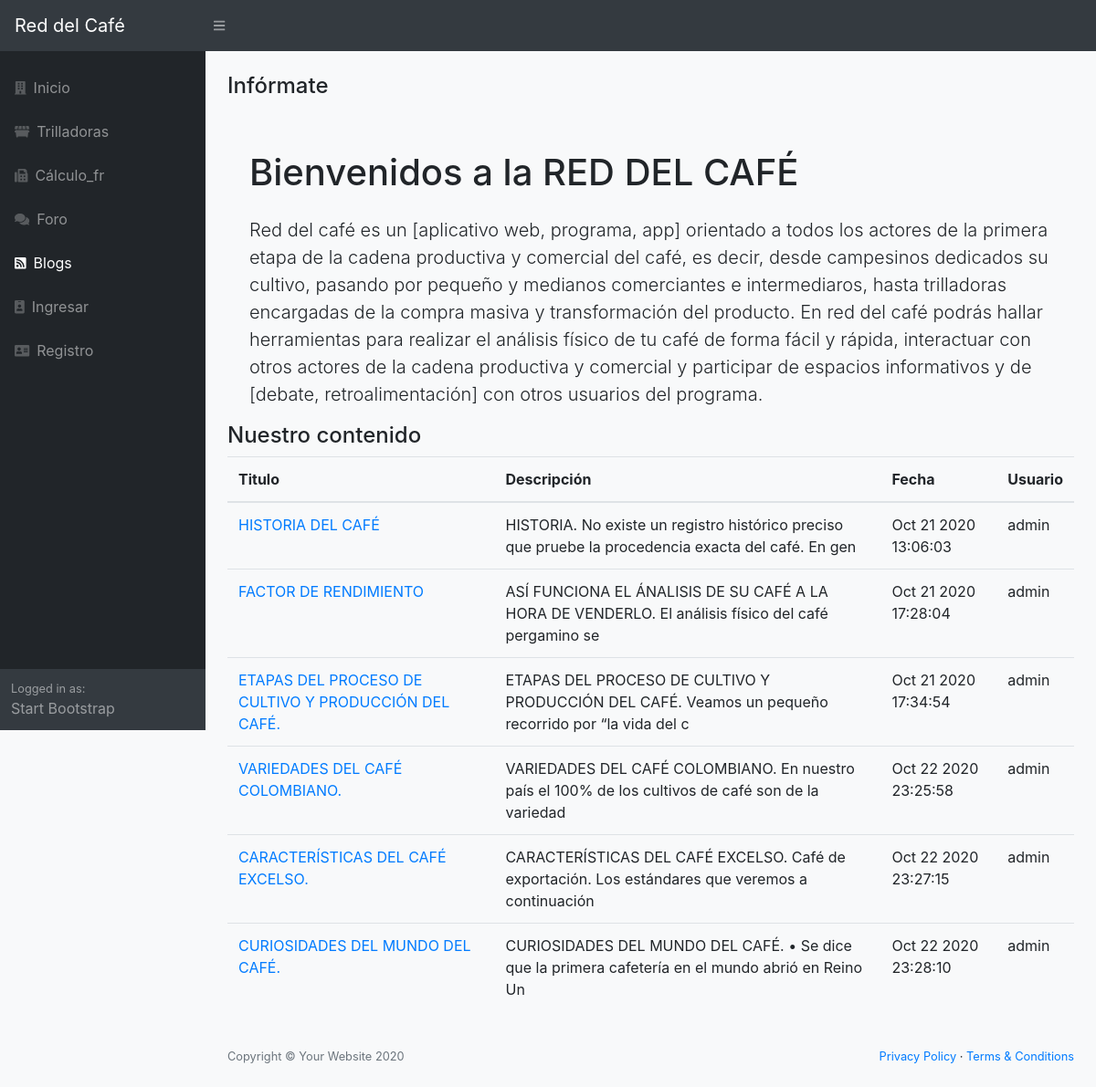
Screenshot of /blogs with the database file from the repository.
### red/models.py (models this page shows, shortened)
class Blogs(db.Model):
    __tablename__ = 'blogs'
    id = Column(Integer, primary_key=True)
    titulo = Column(String(100))
    descripcion = Column(String(255))
    created_at = db.Column(db.DateTime)
    UsuarioId = Column(Integer, ForeignKey('usuarios.id'), nullable=False)
    usuario = relationship("Usuarios", backref="blogs")
    def __repr__(self):
        return (u'<{self.__class__.__name__}: {self.id}>'.format(self=self))

class Usuarios(db.Model):
    __tablename__ = 'usuarios'
    id = Column(Integer, primary_key=True)
    username = Column(String(100), nullable=False)
    password_hash = Column(String(128), nullable=False)
    nombre = Column(String(200), nullable=False)
    email = Column(String(200), nullable=False)
    admin = Column(Boolean, default=False)
    @property
    def password(self):
        raise AttributeError('password is not a readable attribute')

### red/app.py (the view)
@app.route("/blogs")
def blogs():
    from red.models import Blogs, Usuarios
    blogs = Blogs.query.all()
    print(blogs)
    return render_template("blogs.html", blogs=blogs)

### red/templates/blogs.html (shortened to what this page needs)
{% extends "base.html" %} {% block title %}Todo del Café{% endblock %} {% block body %}
<div class="container">
    <div class="row">
        <div class="col-md-12">
            <h4>Infórmate</h4>
             <br/>
             <div class="container-fluid">
             <h1 class="mt-4 mb-4" >Bienvenidos a la RED DEL CAFÉ</h1>
             <p class="lead">Red del café es un [aplicativo web, programa, app] orientado a todos los actores de la primera etapa de la cadena productiva y comercial del café, es decir, desde campesinos dedicados su cultivo, pasando por pequeño y medianos comerciantes e intermediaros, hasta trilladoras encargadas de la compra masiva y transformación del producto.
            En red del café podrás hallar herramientas para realizar el análisis físico de tu café de forma fácil y rápida, interactuar con otros actores de la cadena productiva y comercial y participar de espacios informativos y de [debate, retroalimentación] con otros usuarios del programa.</p>
            </div>
            <h4>Nuestro contenido</h4>
            <div class="panel panel-default">
                <table class="table">
                    <thead>
                        <th>Titulo</th>
                        <th>Descripción</th>
                        <th>Fecha</th>
                        <th>Usuario</th>
                    </thead>
                    <tbody>
                        {% for frs in blogs %}
                        <tr>
                            <td><a href="{{url_for('blogs_view',id=frs.id)}}">{{frs.titulo}}</a></td>
                            <td>{{frs.descripcion[0:100]}}</td>
                            <td>{{frs.created_at.strftime("%b %d %Y %H:%M:%S")}}</td>
                            <td>{{frs.usuario.username}}</td>
                        </tr>
                        {% endfor %}
                    </tbody>
                </table>
            </div>
        </div>
    </div>
    {% endblock %}

### rows the page displays
Blogs: titulo "HISTORIA DEL CAFÉ", descripcion "HISTORIA. No existe un registro histórico preciso que pruebe la procedencia exacta del café. En gen", created_at "Oct 21 2020 13:06:03", usuario.username "admin"
Blogs: titulo "FACTOR DE RENDIMIENTO", descripcion "ASÍ FUNCIONA EL ÁNALISIS DE SU CAFÉ A LA HORA DE VENDERLO. El análisis físico del café pergamino se", created_at "Oct 21 2020 17:28:04", usuario.username "admin"
Blogs: titulo "ETAPAS DEL PROCESO DE CULTIVO Y PRODUCCIÓN DEL CAFÉ.", descripcion "ETAPAS DEL PROCESO DE CULTIVO Y PRODUCCIÓN DEL CAFÉ. Veamos un pequeño recorrido por “la vida del c", created_at "Oct 21 2020 17:34:54", usuario.username "admin"
Blogs: titulo "VARIEDADES DEL CAFÉ COLOMBIANO.", descripcion "VARIEDADES DEL CAFÉ COLOMBIANO. En nuestro país el 100% de los cultivos de café son de la variedad", created_at "Oct 22 2020 23:25:58", usuario.username "admin"
Blogs: titulo "CARACTERÍSTICAS DEL CAFÉ EXCELSO.", descripcion "CARACTERÍSTICAS DEL CAFÉ EXCELSO. Café de exportación. Los estándares que veremos a continuación", created_at "Oct 22 2020 23:27:15", usuario.username "admin"
Blogs: titulo "CURIOSIDADES DEL MUNDO DEL CAFÉ.", descripcion "CURIOSIDADES DEL MUNDO DEL CAFÉ. • Se dice que la primera cafetería en el mundo abrió en Reino Un", created_at "Oct 22 2020 23:28:10", usuario.username "admin"
